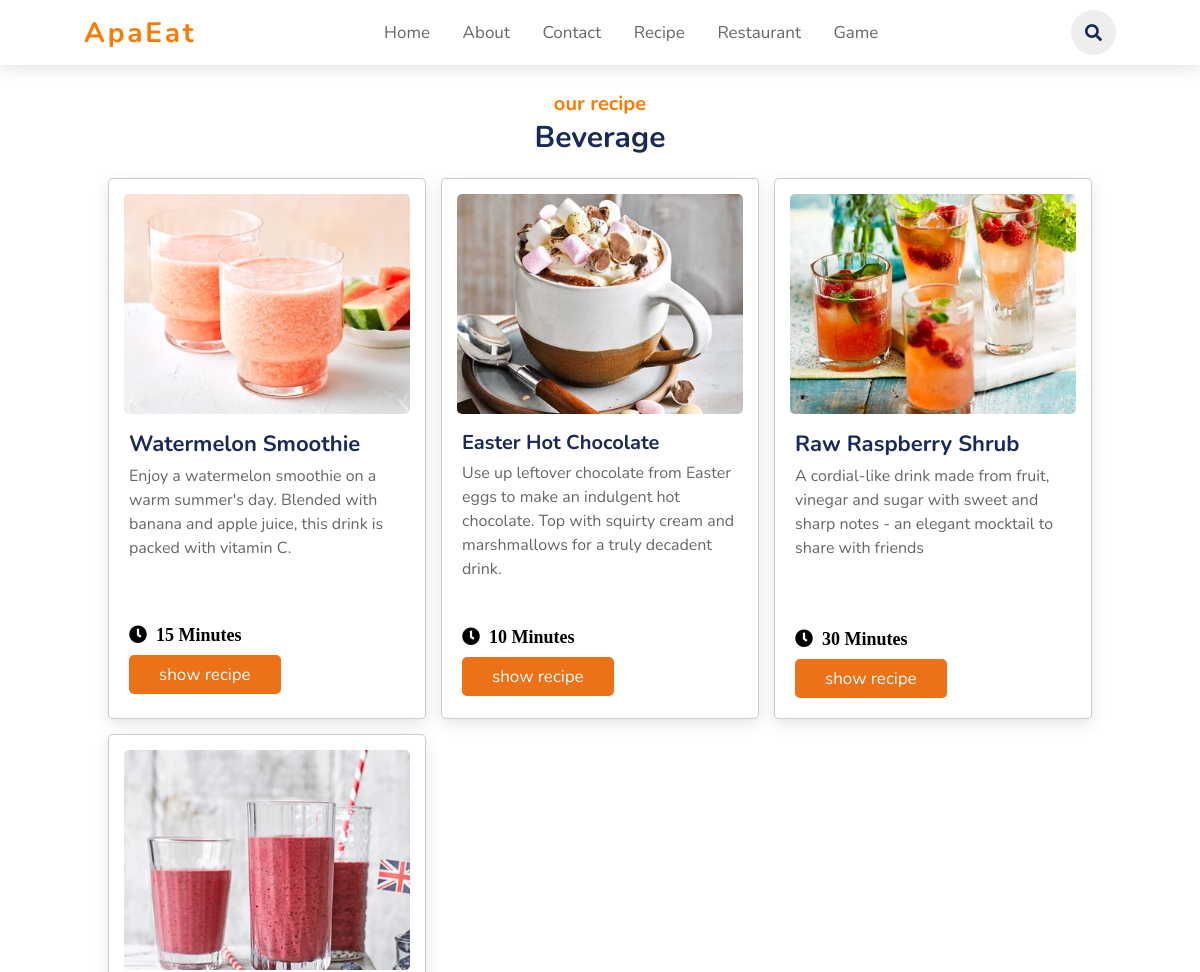
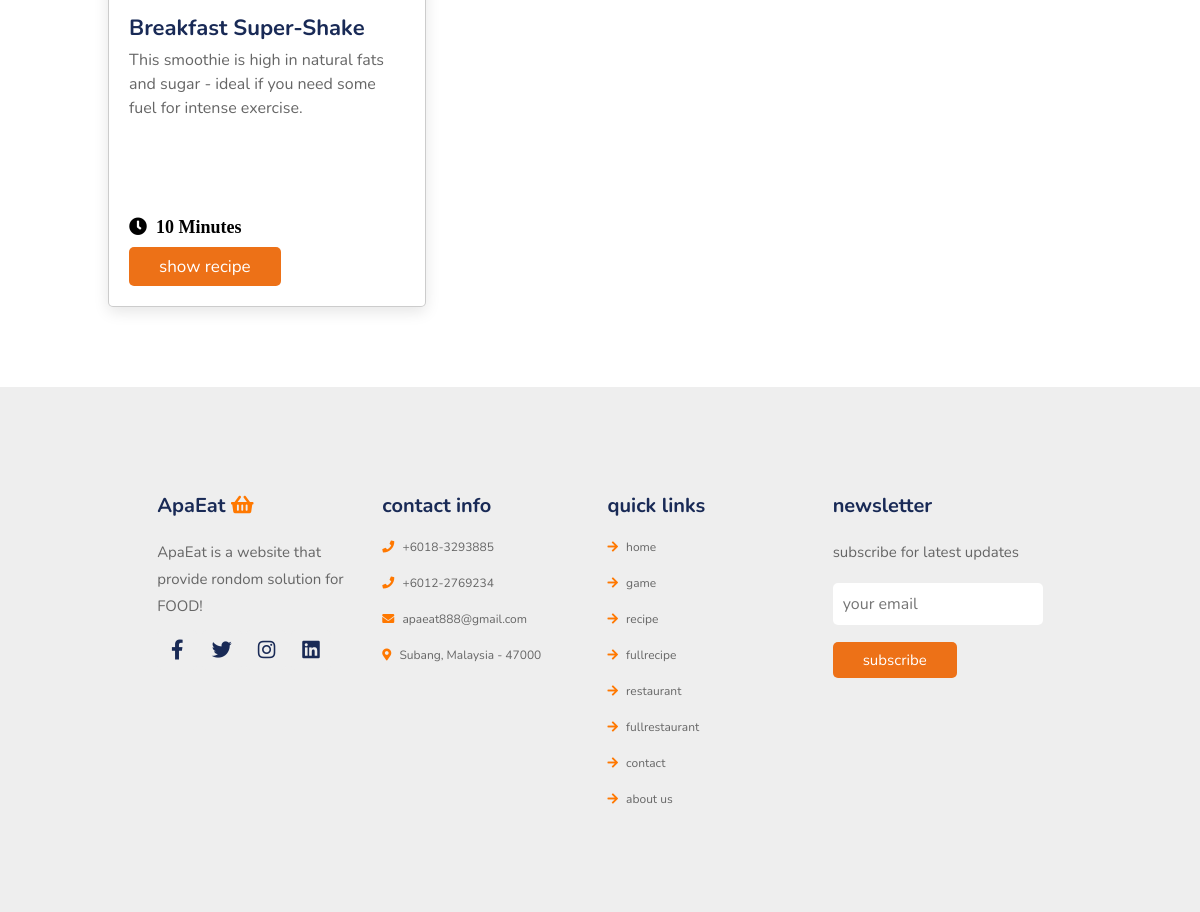
The page /recipe/beverage.php on the database its author committed (2 pictures, top to bottom).
### tables this page shows
CREATE TABLE `full_recipy` (
  `id` int(222) NOT NULL,
  `title` mediumtext NOT NULL,
  `title_text` mediumtext NOT NULL,
  `image` mediumtext NOT NULL,
  `ing_text` mediumtext NOT NULL,
  `disc` mediumtext NOT NULL,
  `rid` int(222) NOT NULL,
  `comments` varchar(222) DEFAULT NULL
);

### recipe/beverage.php (the view, shortened to what this page needs)
<?php
include("../connection/connect.php");
?>
<!DOCTYPE html>
<html lang="en">
<head>
    <link rel="stylesheet" href="https://unpkg.com/swiper/swiper-bundle.min.css" />
    <link rel="stylesheet" href="https://cdnjs.cloudflare.com/ajax/libs/font-awesome/5.15.3/css/all.min.css">
    <link rel="stylesheet" href="../css/style.css">
</head>
<body>
<header>
    <a href="../protect-this.php" class="Logo">ApaEat</a>
    <nav class="navbar">
        <a  href="../MainPage.php">Home</a>
        <a href="../aboutus.php">About</a>
        <a href="../contact.php">Contact</a>
        <a href="../recipe.php">Recipe</a>
        <a href="../restaurant.php">Restaurant</a>
        <a href="../games.php">Game</a>
    </nav>
    <div class="icons">
        <i class="fas fa-search" id="search-icon"></i>
    </div>
</header>
<section class="menu" id="menu">
    <h3 class="sub-heading"> our recipe </h3>
    <h1 class="heading"> Beverage </h1>
    <div class="box-container">
        <div class="box">
		<?php
    $sql = "SELECT * FROM full_recipy where id='65'";
	 $result = mysqli_query($db, $sql);
while($row1 = mysqli_fetch_array($result))
{
	   $image =$row1['image'];
	   $title =$row1['title'];
		  $disc =$row1['disc'];
}
?>
            <div class="image">
                <img src="../admin/img/<?php echo $image.$row1['image'];?>" alt="">
            </div>
            <div class="content">
				  <h3 style="font-size: 22px; "><?php echo $title.$row1['title']; ?></h3>
                <p><?php echo $disc.$row1['disc']; ?></p>
				<br>
				<br>
			<span class="fas fa-clock" style="font-size: 18px;  margin-top: 1.75em; ">&nbsp;&nbsp;15 Minutes</span>
			<br>
            <a href="W1.php" class="btn" style="align:right;">show recipe</a>
            </div>
        </div>
        <div class="box">
		<?php
    $sql = "SELECT * FROM full_recipy where id='66'";
	 $result = mysqli_query($db, $sql);
while($row1 = mysqli_fetch_array($result))
{
	   $image =$row1['image'];
	   $title =$row1['title'];
		  $disc =$row1['disc'];
}
?>
            <div class="image">
                <img src="../admin/img/<?php echo $image.$row1['image'];?>" alt="">
            </div>
            <div class="content">
                <h3 style="font-size: 20px; "><?php echo $title.$row1['title']; ?></h3>
                <p><?php echo $disc.$row1['disc']; ?></p>
				<br>
				<span class="fas fa-clock" style="font-size: 18px; margin-top: 1.5em;">&nbsp;&nbsp;10 Minutes</span>
				<br>
            <a href="W2.php" class="btn">show recipe</a>
            </div>
        </div>
        <div class="box">
		<?php
    $sql = "SELECT * FROM full_recipy where id='31'";
	 $result = mysqli_query($db, $sql);
while($row1 = mysqli_fetch_array($result))
{
	   $image =$row1['image'];
	   $title =$row1['title'];
		  $disc =$row1['disc'];
}
?>
            <div class="image">
                <img src="../admin/img/<?php echo $image.$row1['image'];?>" alt="">
            </div>
            <div class="content">
                 <h3 style="font-size: 22px; "><?php echo $title.$row1['title']; ?></h3>
                <p><?php echo $disc.$row1['disc']; ?></p>
				<br>
				<span class="fas fa-clock" style="font-size: 18px;  margin-top: 2.8em; ">&nbsp;&nbsp;30 Minutes</span>
				<br>
            <a href="menu7.php" class="btn">show recipe</a>
            </div>
        </div>
        <div class="box">
		<?php
    $sql = "SELECT * FROM full_recipy where id='46'";
	 $result = mysqli_query($db, $sql);
while($row1 = mysqli_fetch_array($result))
{
	   $image =$row1['image'];
	   $title =$row1['title'];
		  $disc =$row1['disc'];
}
?>
            <div class="image">
                <img src= "../admin/img/<?php echo $image.$row1['image'];?>"    alt="">
            </div>
            <div class="content">
                 <h3 style="font-size: 22px; "><?php echo $title.$row1['title']; ?></h3>
                <p><?php echo $disc.$row1['disc']; ?></p>
				<br>
				<span class="fas fa-clock" style="font-size: 18px;  margin-top: 4.3em;  ">&nbsp;&nbsp;10 Minutes</span>
				<br>
            <a href="B3.php" class="btn">show recipe</a>
            </div>
        </div>
</section>
<section class="footer">
    <div class="box-container">
        <div class="box">
            <h3> ApaEat <i class="fas fa-shopping-basket"></i> </h3>
            <p>ApaEat is a website that provide rondom solution for FOOD! </p>
            <div class="share">
                 <a href="https://www.facebook.com" class="fab fa-facebook-f"></a>
                <a href="https://www.twitter.com" class="fab fa-twitter"></a>
                <a href="https://www.instagram.com" class="fab fa-instagram"></a>
                <a href="https://www.linkedIn.com" class="fab fa-linkedin"></a>
            </div>
        </div>
        <div class="box">
            <h3>contact info</h3>
            <a href="https://chatwith.io/s/apaeat" class="links"> <i class="fas fa-phone"></i> +6018-3293885</a>
            <a href="https://chatwith.io/s/apaeat" class="links"> <i class="fas fa-phone"></i> +6012-2769234 </a>
            <a href="mailto:apaeat888@gmail.com" class="links" target="_blank"> <i class="fas fa-envelope"></i> apaeat888@gmail.com </a>
            <a href="https://goo.gl/maps/9yPngvtT1GUxQmK19" class="links" target="_blank"> <i class="fas fa-map-marker-alt"></i> Subang, Malaysia - 47000 </a>
        </div>
        <div class="box">
            <h3>quick links</h3>
            <a href="../MainPage.php" class="links"> <i class="fas fa-arrow-right"></i> home </a>
            <a href="../Games.php" class="links"> <i class="fas fa-arrow-right"></i> game </a>
            <a href="../recipe.php" class="links"> <i class="fas fa-arrow-right"></i> recipe </a>
            <a href="../fullrecipe.php" class="links"> <i class="fas fa-arrow-right"></i> fullrecipe </a>
            <a href="../restaurant.php" class="links"> <i class="fas fa-arrow-right"></i> restaurant </a>
			<a href="../fullrestaurant.php" class="links"> <i class="fas fa-arrow-right"></i> fullrestaurant </a>
            <a href="../contact.php" class="links"> <i class="fas fa-arrow-right"></i> contact </a>
			<a href="../AboutUs.php" class="links"> <i class="fas fa-arrow-right"></i> about us </a>
        </div>
         <form  action="subsribe.php" method="post">
        <div class="box">
            <h3>newsletter</h3>
            <p>subscribe for latest updates</p>
            <input type="email" name="email" id="email" placeholder="your email" class="email">
            <input type="submit" name="btn-send" value="subscribe" action="../subsribe.php" class="btn" style="font-size: 15px;">
            <img src="image/payment.png" class="payment-img" alt="">
        </div>
		</form>
    </div>
</section>
</body>
</html>

### css/style.css (style rules this page uses)
:root { --orange:#ff7800; --No: #ED7117; --black:#192a56; --light-color:#666; --box-shadow:0 .5rem 1.5rem rgba(0,0,0,.1); }
* { font-family: 'Nunito', sans-serif; margin:0; padding:0; box-sizing: border-box; text-decoration: none; outline: none; border:none; transition: all .2s linear; }
body { min-height:100vh; overflow-x:hidden; }
html { font-size: 62.5%; overflow-x: hidden; scroll-padding-top: 5.5rem; scroll-behavior: smooth; }
.sub-heading { text-align: center; color:var(--orange); font-size: 2rem; padding-top: 1rem; }
section { padding:8rem 9%; }
section:nth-child(even) { background:#eee; }
.heading { text-align: center; color:var(--black); font-size: 3rem; padding-bottom: 2rem; }
.btn { margin-top: 1rem; display: inline-block; font-size: 1.7rem; color:#fff; background: var(--No); border-radius: .5rem; cursor: pointer; padding:.8rem 3rem; }
header { position: fixed; top:0; left: 0; right:0; background: #fff; padding:1rem 7%; display: flex; align-items: center; justify-content: space-between; z-index: 1000; box-shadow: var(--box-shadow); }
header .Logo { color: #ff7800; text-decoration: none; font-size: 2.8em; font-weight: 700; letter-spacing: 0.1em; }
header .navbar a { font-size: 1.7rem; border-radius: .5rem; padding:.5rem 1.5rem; color:var(--light-color); }
header .icons i, header .icons a { cursor: pointer; margin-left: .5rem; height:4.5rem; line-height: 4.5rem; width:4.5rem; text-align: center; font-size: 1.7rem; color:var(--black); border-radius: 50%; background: #eee; }
.menu .box-container { display: grid; grid-template-columns: repeat(auto-fit, minmax(30rem, 1fr)); gap:1.5rem; }
.menu .box-container .box { background: #fff; border:.1rem solid rgba(0,0,0,.2); border-radius: .5rem; box-shadow: var(--box-shadow); }
.menu .box-container .box .image { height: 25rem; width: 100%; padding:1.5rem; overflow: hidden; position: relative; }
.menu .box-container .box .image img { height: 100%; width: 100%; border-radius: .5rem; object-fit: cover; }
.menu .box-container .box .content { padding:2rem; padding-top: 0; }
.menu .box-container .box .content h3 { color:var(--black); font-size: 2.5rem; }
.menu .box-container .box .content p { color:var(--light-color); font-size: 1.6rem; padding:.5rem 0; line-height: 1.5; }
.footer { background: #666 ; }
.footer .box-container { padding:1.5rem 5%; display: grid; grid-template-columns: repeat(auto-fit, minmax(15rem, 1fr)); gap:1.5rem; }
.footer .box-container .box h3 { font-size: 2rem; color:var(--black); padding:1rem 0; }
.footer .box-container .box h3 i { color:var(--orange); }
.footer .box-container .box .links { display: block; font-size: 1.2rem; color:var(--light-color); padding:1rem 0; }
.footer .box-container .box .links i { color:var(--orange); padding-right: .5rem; }
.footer .box-container .box p { line-height: 1.8; font-size: 1.5rem; color:var(--light-color); padding:1rem 0; }
.footer .box-container .box .share a { height:4rem; width:4rem; line-height:4rem; border-radius: .5rem; font-size: 2rem; color:var(--black); margin-right: .2rem; background: #eee; text-align: center; }
.footer .box-container .box .email { width: 100%; margin:.7rem 0; padding:1rem; border-radius: .5rem; background: #fff; font-size: 1.6rem; text-transform: none; }
.footer .box-container .box .payment-img { margin-top: 2rem; height: 3rem; display: block; }

### rows shown on the page
full_recipy: image (picture), title "Watermelon Smoothie", disc "Enjoy a watermelon smoothie on a warm summer's day. Blended with banana and apple juice, this drink is packed with vitamin C."
full_recipy: image (picture), title "Easter Hot Chocolate", disc "Use up leftover chocolate from Easter eggs to make an indulgent hot chocolate. Top with squirty cream and marshmallows for a truly decadent drink."
full_recipy: image (picture), title "Raw Raspberry Shrub", disc "A cordial-like drink made from fruit, vinegar and sugar with sweet and sharp notes - an elegant mocktail to share with friends"
full_recipy: image (picture), title "Breakfast Super-Shake", disc "This smoothie is high in natural fats and sugar - ideal if you need some fuel for intense exercise."
